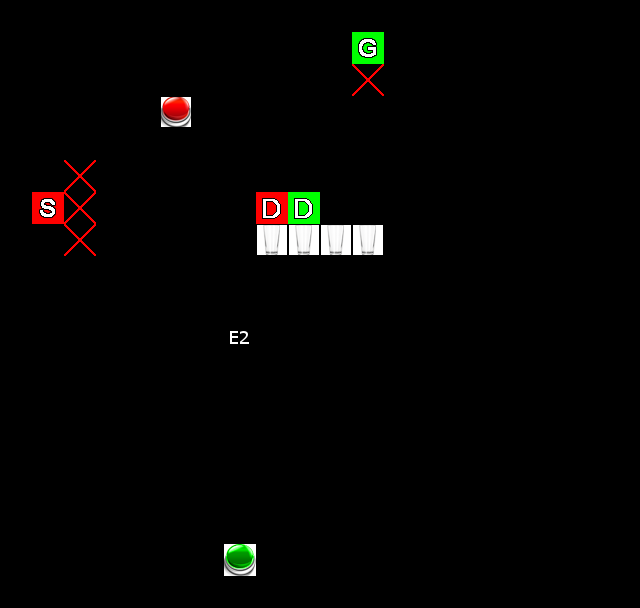

Rendered tile map (Tiled .tmx) drawn with the repository's tilesets; below, a short description and the full map source, tile grids included:
An orthogonal 20x19 tile map with 32x32 px tiles, 1 tile layer (Tile Layer 2), 6 hidden layers not drawn.

<map version="1.0" orientation="orthogonal" width="20" height="19" tilewidth="32" tileheight="32">
 <properties>
  <property name="ReplicantsImitating" value="0" />
  <property name="ReplicantsNormal" value="2" />
  <property name="Text" value="" />
  <property name="Text1" value="" />
  <property name="Text2" value="Use the mousewheel to" />
  <property name="Text2_1" value="spawn clones at a" />
  <property name="Text2_2" value="further distance." />
  <property name="Text2_3" value="Or don't." />
  <property name="Text2_4" value="It's your life." />
 </properties>
 <tileset firstgid="1" name="ReplicaTileset" tilewidth="32" tileheight="32">
  <image source="ReplicaTileset.png" width="320" height="128" />
 </tileset>
 <layer name="Tile Layer 7" width="20" height="19" visible="0">
  <data encoding="csv">
0,0,0,0,0,0,0,0,0,0,0,0,0,0,0,0,0,0,0,0,
0,0,0,0,0,0,0,0,0,0,0,0,0,0,0,0,0,0,0,0,
0,0,0,0,0,0,0,0,0,0,0,0,0,0,0,0,0,0,0,0,
0,0,0,0,0,0,0,0,0,0,0,0,0,0,0,0,0,0,0,0,
0,0,0,0,0,0,0,0,0,0,0,0,0,0,0,0,0,0,0,0,
0,0,0,0,0,0,0,0,0,0,0,0,0,0,0,0,0,0,0,0,
0,0,0,0,0,0,0,0,0,0,0,0,0,0,0,0,0,0,0,0,
0,0,0,0,0,0,0,0,0,0,0,0,0,0,0,0,0,0,0,0,
0,0,0,0,0,0,0,0,0,0,0,0,0,0,0,0,0,0,0,0,
0,0,0,0,0,0,1,0,1,0,0,0,0,0,0,0,0,0,0,0,
0,0,0,0,0,0,1,0,1,0,0,0,0,0,0,0,0,0,0,0,
0,0,0,0,0,0,1,1,1,0,0,0,0,0,0,0,0,0,0,0,
0,0,0,0,0,0,1,11,1,0,0,0,0,0,0,0,0,0,0,0,
0,0,0,0,0,0,1,1,1,0,0,0,0,0,0,0,0,0,0,0,
0,0,0,0,0,0,1,1,1,0,0,0,0,0,0,0,0,0,0,0,
0,0,0,0,0,1,1,1,1,1,0,0,0,0,0,0,0,0,0,0,
0,0,0,0,0,1,1,1,1,1,0,0,0,0,0,0,0,0,0,0,
0,0,0,0,0,1,0,0,0,1,0,0,0,0,0,0,0,0,0,0,
0,0,0,0,0,1,1,1,1,1,0,0,0,0,0,0,0,0,0,0
</data>
 </layer>
 <layer name="Tile Layer 6" width="20" height="19" visible="0">
  <data encoding="csv">
0,0,0,0,0,0,0,0,0,0,0,0,0,0,0,0,0,0,0,0,
0,0,0,0,0,0,0,0,0,0,0,0,0,0,0,0,0,0,0,0,
0,0,0,0,0,0,0,0,0,0,0,0,0,0,0,0,0,0,0,0,
0,0,0,0,0,0,0,0,0,0,0,0,0,0,0,0,0,0,0,0,
0,0,0,0,0,0,0,0,0,0,0,0,0,0,0,0,0,0,0,0,
0,0,0,0,0,0,0,0,0,0,0,0,0,0,0,0,0,0,0,0,
0,0,0,0,0,0,0,0,0,0,0,0,0,0,0,0,0,0,0,0,
0,0,0,0,0,0,0,0,0,0,0,0,0,0,0,0,0,0,0,0,
0,0,0,0,0,0,0,0,0,0,0,0,0,0,0,0,0,0,0,0,
0,0,0,0,0,0,1,0,1,0,0,0,0,0,0,0,0,0,0,0,
0,0,0,0,0,0,1,0,1,0,0,0,0,0,0,0,0,0,0,0,
0,0,0,0,0,0,1,1,1,0,0,0,0,0,0,0,0,0,0,0,
0,0,0,0,0,0,1,0,1,0,0,0,0,0,0,0,0,0,0,0,
0,0,0,0,0,0,1,0,1,0,0,0,0,0,0,0,0,0,0,0,
0,0,0,0,0,0,1,0,1,0,0,0,0,0,0,0,0,0,0,0,
0,0,0,0,0,1,0,0,0,1,0,0,0,0,0,0,0,0,0,0,
0,0,0,0,0,1,1,1,1,1,0,0,0,0,0,0,0,0,0,0,
0,0,0,0,0,1,0,0,0,1,0,0,0,0,0,0,0,0,0,0,
0,0,0,0,0,1,1,1,1,1,0,0,0,0,0,0,0,0,0,0
</data>
 </layer>
 <layer name="Tile Layer 5" width="20" height="19" visible="0">
  <data encoding="csv">
0,0,0,0,0,0,0,0,0,0,0,0,0,0,0,0,0,0,0,0,
0,0,0,0,0,0,0,0,0,0,0,0,0,0,0,0,0,0,0,0,
0,0,0,0,0,0,0,0,0,0,0,0,0,0,0,0,0,0,0,0,
0,0,0,0,0,0,0,0,0,0,0,0,0,0,0,0,0,0,0,0,
0,0,0,0,0,0,0,0,0,0,0,0,0,0,0,0,0,0,0,0,
0,0,0,0,0,0,0,0,0,0,0,0,0,0,0,0,0,0,0,0,
0,0,0,0,0,0,0,0,0,0,0,0,0,0,0,0,0,0,0,0,
0,0,0,0,0,0,0,0,0,0,0,0,0,0,0,0,0,0,0,0,
0,0,0,0,0,0,0,0,0,0,0,0,0,0,0,0,0,0,0,0,
0,0,0,0,0,0,1,0,1,0,0,0,0,0,0,0,0,0,0,0,
0,0,0,0,0,0,1,0,1,0,0,0,0,0,0,0,0,0,0,0,
0,0,0,0,0,0,1,1,1,0,0,0,0,0,0,0,0,0,0,0,
0,0,0,0,0,0,1,0,1,0,0,0,0,0,0,0,0,0,0,0,
0,0,0,0,0,0,1,0,1,0,0,0,0,0,0,0,0,0,0,0,
0,0,0,0,0,0,1,0,1,0,0,0,0,0,0,0,0,0,0,0,
0,0,0,0,0,1,0,0,0,1,0,0,0,0,0,0,0,0,0,0,
0,0,0,0,0,1,1,1,1,1,0,0,0,0,0,0,0,0,0,0,
0,0,0,0,0,1,0,0,0,1,0,0,0,0,0,0,0,0,0,0,
0,0,0,0,0,1,1,1,1,1,0,0,0,0,0,0,0,0,0,0
</data>
 </layer>
 <layer name="Tile Layer 1" width="20" height="19" visible="0" opacity="0.39">
  <data encoding="csv">
0,0,0,0,0,0,0,0,0,0,0,0,0,0,0,0,0,0,0,0,
0,0,0,0,0,0,0,0,0,0,0,1,0,0,0,0,0,0,0,0,
0,0,0,0,1,1,1,0,0,0,0,1,0,0,0,0,0,0,0,0,
0,0,0,0,1,1,1,0,0,0,0,1,0,0,0,0,0,0,0,0,
0,0,0,0,1,1,1,0,0,0,0,1,0,0,0,0,0,0,0,0,
0,1,1,1,1,1,1,1,0,0,0,1,0,0,0,0,0,0,0,0,
0,1,1,1,1,1,1,1,1,1,1,1,0,0,0,0,0,0,0,0,
0,1,1,1,1,1,1,1,1,1,1,1,1,0,0,0,0,0,0,0,
0,0,0,0,1,1,1,1,1,1,1,1,1,0,0,0,0,0,0,0,
0,0,0,0,0,0,1,1,1,0,0,0,0,0,0,0,0,0,0,0,
0,0,0,0,0,0,1,1,1,0,0,0,0,0,0,0,0,0,0,0,
0,0,0,0,0,0,1,1,1,0,0,0,0,0,0,0,0,0,0,0,
0,0,0,0,0,0,1,0,1,0,0,0,0,0,0,0,0,0,0,0,
0,0,0,0,0,0,1,0,1,0,0,0,0,0,0,0,0,0,0,0,
0,0,0,0,0,0,1,0,1,0,0,0,0,0,0,0,0,0,0,0,
0,0,0,0,0,1,0,0,0,1,0,0,0,0,0,0,0,0,0,0,
0,0,0,0,0,1,1,1,1,1,0,0,0,0,0,0,0,0,0,0,
0,0,0,0,0,1,1,1,1,1,0,0,0,0,0,0,0,0,0,0,
0,0,0,0,0,1,1,1,1,1,0,0,0,0,0,0,0,0,0,0
</data>
 </layer>
 <layer name="Tile Layer 2" width="20" height="19">
  <data encoding="csv">
0,0,0,0,0,0,0,0,0,0,1,1,1,0,0,0,0,0,0,0,
0,0,0,1,1,1,1,1,0,0,1,3,1,0,0,0,0,0,0,0,
0,0,0,1,0,0,0,1,0,0,1,13,1,0,0,0,0,0,0,0,
0,0,0,1,0,4,0,1,0,0,1,0,1,0,0,0,0,0,0,0,
1,1,1,1,0,0,0,1,1,0,1,0,1,0,0,0,0,0,0,0,
1,0,13,0,0,0,0,0,1,1,1,0,1,0,0,0,0,0,0,0,
1,2,13,0,0,0,0,0,7,8,0,0,1,0,0,0,0,0,0,0,
1,0,13,0,0,0,0,0,12,12,12,12,1,0,0,0,0,0,0,0,
1,1,1,1,1,1,0,0,0,0,0,0,1,0,0,0,0,0,0,0,
0,0,0,0,0,1,1,0,1,1,1,1,1,0,0,0,0,0,0,0,
0,0,0,0,0,0,1,22,1,0,0,0,0,0,0,0,0,0,0,0,
0,0,0,0,0,0,1,0,1,0,0,0,0,0,0,0,0,0,0,0,
0,0,0,0,0,0,1,0,1,0,0,0,0,0,0,0,0,0,0,0,
0,0,0,0,0,0,1,0,1,0,0,0,0,0,0,0,0,0,0,0,
0,0,0,0,0,1,1,0,1,1,0,0,0,0,0,0,0,0,0,0,
0,0,0,0,0,1,0,0,0,1,0,0,0,0,0,0,0,0,0,0,
0,0,0,0,0,1,0,0,0,1,0,0,0,0,0,0,0,0,0,0,
0,0,0,0,0,1,0,5,0,1,0,0,0,0,0,0,0,0,0,0,
0,0,0,0,0,1,1,1,1,1,0,0,0,0,0,0,0,0,0,0
</data>
 </layer>
 <layer name="Tile Layer 3" width="20" height="19" visible="0" opacity="0.27">
  <data encoding="csv">
0,0,0,0,0,0,0,0,0,0,1,1,1,0,0,0,0,0,0,0,
0,0,0,1,1,1,1,1,0,0,1,0,1,0,0,0,0,0,0,0,
0,0,0,1,0,0,0,1,0,0,1,0,1,0,0,0,0,0,0,0,
0,0,0,1,0,0,0,1,0,0,1,0,1,0,0,0,0,0,0,0,
1,1,1,1,0,0,0,1,1,0,1,0,1,0,0,0,0,0,0,0,
1,0,0,0,0,0,0,0,1,1,1,0,1,0,0,0,0,0,0,0,
1,0,0,0,0,0,0,0,1,1,0,0,1,0,0,0,0,0,0,0,
1,0,0,0,0,0,0,0,12,12,12,12,1,0,0,0,0,0,0,0,
1,1,1,1,1,1,0,0,0,0,0,0,1,0,0,0,0,0,0,0,
0,0,0,0,0,1,1,0,1,1,1,1,1,0,0,0,0,0,0,0,
0,0,0,0,0,0,1,0,1,0,0,0,0,0,0,0,0,0,0,0,
0,0,0,0,0,0,1,0,1,0,0,0,0,0,0,0,0,0,0,0,
0,0,0,0,0,0,1,0,1,0,0,0,0,0,0,0,0,0,0,0,
0,0,0,0,0,0,1,0,1,0,0,0,0,0,0,0,0,0,0,0,
0,0,0,0,0,1,1,0,1,1,0,0,0,0,0,0,0,0,0,0,
0,0,0,0,0,1,0,0,0,1,0,0,0,0,0,0,0,0,0,0,
0,0,0,0,0,1,0,0,0,1,0,0,0,0,0,0,0,0,0,0,
0,0,0,0,0,1,0,0,0,1,0,0,0,0,0,0,0,0,0,0,
0,0,0,0,0,1,1,1,1,1,0,0,0,0,0,0,0,0,0,0
</data>
 </layer>
 <layer name="Tile Layer 4" width="20" height="19" visible="0">
  <data encoding="csv">
0,0,0,0,0,0,0,0,0,0,0,0,0,0,0,0,0,0,0,0,
0,0,0,0,0,0,0,0,0,0,1,1,1,0,0,0,0,0,0,0,
0,0,0,0,1,1,1,0,0,0,1,1,1,0,0,0,0,0,0,0,
0,0,0,0,1,1,1,0,0,0,1,1,1,0,0,0,0,0,0,0,
0,0,0,0,1,1,1,0,0,0,1,1,1,0,0,0,0,0,0,0,
0,1,1,1,1,1,1,1,1,1,1,1,1,0,0,0,0,0,0,0,
0,1,1,1,1,1,1,1,1,1,1,1,1,0,0,0,0,0,0,0,
0,1,1,1,1,1,1,1,1,1,1,1,1,0,0,0,0,0,0,0,
0,1,1,1,1,1,1,1,1,1,1,1,1,0,0,0,0,0,0,0,
0,0,0,0,0,0,1,1,1,0,0,0,0,0,0,0,0,0,0,0,
0,0,0,0,0,0,1,1,1,0,0,0,0,0,0,0,0,0,0,0,
0,0,0,0,0,0,1,1,1,0,0,0,0,0,0,0,0,0,0,0,
0,0,0,0,0,0,1,1,1,0,0,0,0,0,0,0,0,0,0,0,
0,0,0,0,0,0,1,1,1,0,0,0,0,0,0,0,0,0,0,0,
0,0,0,0,0,1,1,1,1,1,0,0,0,0,0,0,0,0,0,0,
0,0,0,0,0,1,1,1,1,1,0,0,0,0,0,0,0,0,0,0,
0,0,0,0,0,1,1,1,1,1,0,0,0,0,0,0,0,0,0,0,
0,0,0,0,0,1,1,1,1,1,0,0,0,0,0,0,0,0,0,0,
0,0,0,0,0,1,1,1,1,1,0,0,0,0,0,0,0,0,0,0
</data>
 </layer>
</map>
